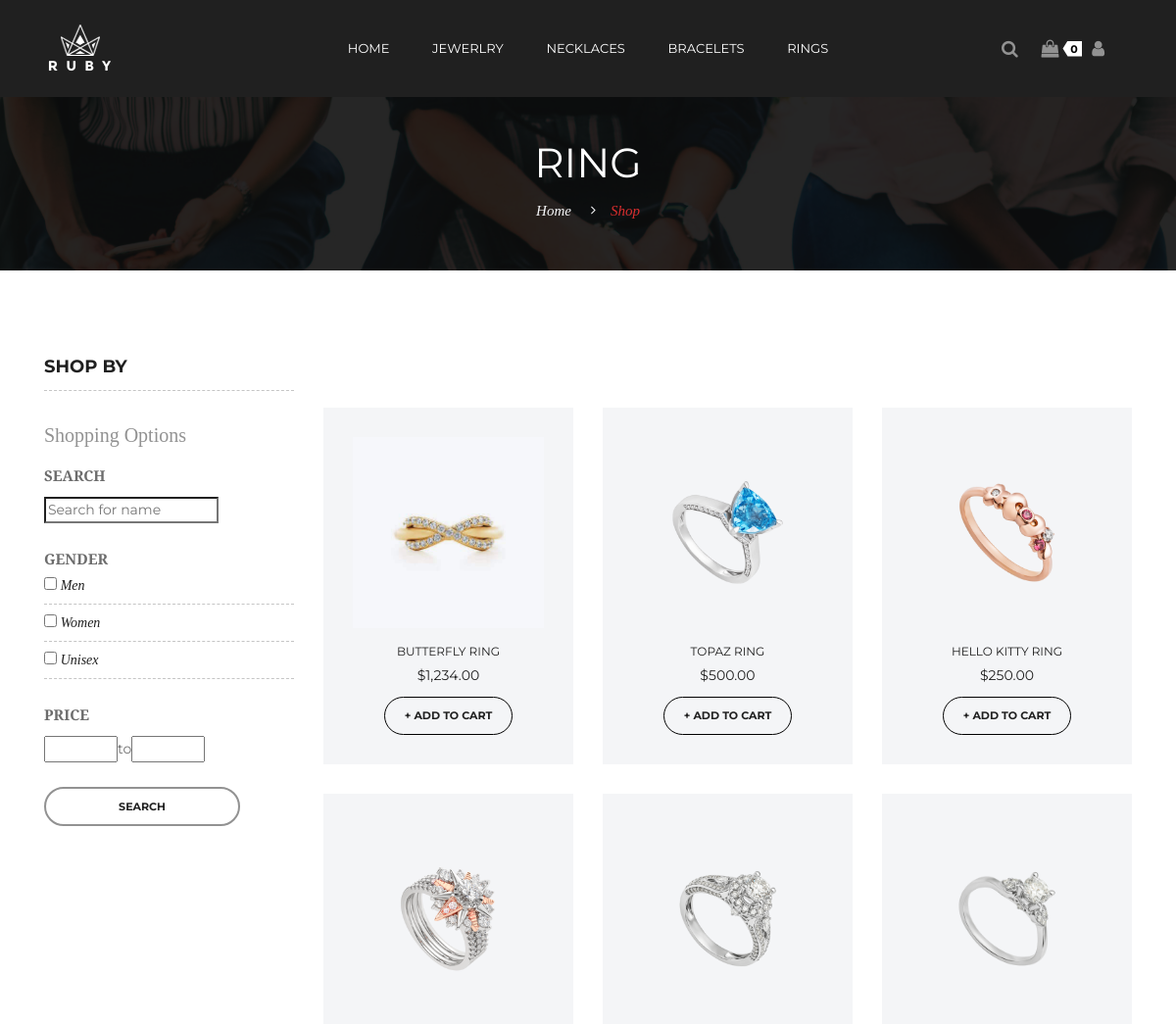
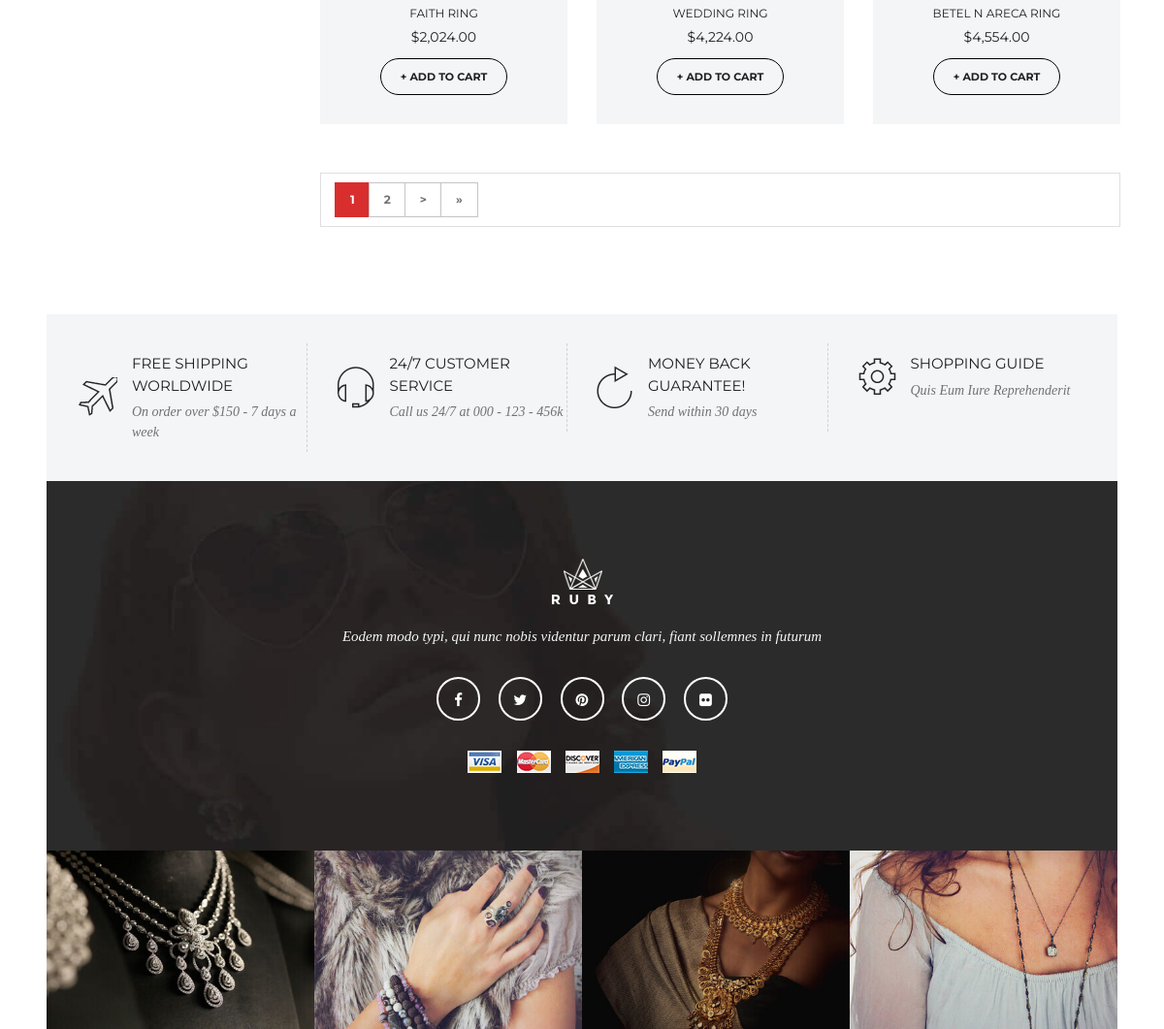
Screenshot of /Ring.php with the database file from the repository (2 pictures, top to bottom).
### tables this page shows
CREATE TABLE `sanpham` (
  `idsanpham` varchar(50) NOT NULL,
  `soluong` int(200) DEFAULT NULL,
  `tensp` varchar(100) DEFAULT NULL,
  `maloaisp` varchar(10) DEFAULT NULL,
  `dongia` double DEFAULT NULL,
  `mota` varchar(2000) DEFAULT NULL,
  `hinhanh` varchar(200) DEFAULT NULL,
  `chatlieu` varchar(20) DEFAULT NULL,
  `mausac` varchar(20) DEFAULT NULL,
  `kichthuoc` double DEFAULT NULL,
  `gioitinh` varchar(20) NOT NULL
);

### lib/DataProvider.php (called while the page is built, shortened)
<?php
	function executeQuery($sql){
        include ('db.inc');
        $conn = new mysqli($servername, $username, $password, $dbname);
		if (!($result = $conn->query($sql)))
		    echo $conn->connect_error;
		return $result;
    }
?>

### Ring.php (the view, shortened to what this page needs)
<?php
    $rowsPerPage = 6;
    $pageNum = 1;
    $self ="Ring.php";
    $where = "(maloaisp = 'RG')";
    $offset = ($pageNum - 1) * $rowsPerPage;
?>
<!DOCTYPE html>
<html class="no-js" lang="zxx">
<head>
    <link href="assets/css/vendor/bootstrap.min.css" rel="stylesheet">
    <link href="assets/css/vendor/font-awesome.css" rel="stylesheet">
    <link href="assets/css/plugins.css" rel="stylesheet">
    <link href="assets/css/style.css" rel="stylesheet">
</head>
<body>
    <?php
        include_once 'Header.php';
    ?>
    <div id="page-title-area">
        <div class="container">
            <div class="row">
                <div class="col-12 text-center">
                    <div class="page-title-content">
                        <h1>Ring</h1>
                        <ul class="breadcrumb">
                            <li><a href="index.php">Home</a></li>
                            <li><a href="shop.php" class="active">Shop</a></li>
                        </ul>
                    </div>
                </div>
            </div>
        </div>
    </div>
    <div id="page-content-wrapper" class="p-9">
        <div class="container">
            <div class="row">
                <div class="col-lg-3 mt-5 mt-lg-0 order-last order-lg-first">
                    <div id="sidebar-area-wrap">
                        <div class="single-sidebar-wrap">
                            <h2 class="sidebar-title">Shop By</h2>
                            <div class="sidebar-body">
                                <div class="shopping-option">
                                    <h3>Shopping Options</h3>
                                    <form action="Ring.php" method="get">
                                        <div class="shopping-option-item">
                                            <h4>Search</h4>
                                            <?php
                                                if(isset($_GET['key']))
                                                {
                                                  echo '<input type="search" name="key" placeholder="Search for name" value="'.$_GET['key'].'">';
                                                }else
                                                    echo '<input type="search" name="key" placeholder="Search for name">
'
                                            ?>
                                        </div>
                                        <div class="shopping-option-item">
                                            <h4>Gender</h4>
                                            <ul class="sidebar-list">
                                                <li>
                                                    <?php
                                                        if(isset($_GET['Gender'])){
                                                            if(in_array("M",$gender)){
                                                                echo '<input type="checkbox" checked value="M" name="Gender[]">';
                                                            }
                                                            else
                                                                echo '<input type="checkbox" value="M" name="Gender[]">';
                                                        }else
                                                            echo '<input type="checkbox" value="M" name="Gender[]">';
                                                    ?>
                                                    <label class="form-check-label" for="Gender[]"
                                                           style="font-family: 'Droid Serif'; font-style: italic; color: #202020; font-size: 1.4rem">Men</label>
                                                </li>
                                                <li>
                                                    <?php
                                                        if(isset($_GET['Gender'])){
                                                            if(in_array("F",$gender)){
                                                                echo '<input type="checkbox" checked value="F" name="Gender[]">';
                                                            }
                                                            else
                                                                echo '<input type="checkbox" value="F" name="Gender[]">';
                                                        }else
                                                            echo '<input type="checkbox" value="F" name="Gender[]">';
                                                    ?>
                                                    <label class="form-check-label" for="Gender[]"
                                                           style="font-family: 'Droid Serif'; font-style: italic; color: #202020; font-size: 1.4rem">Women</label>
                                                </li>
                                                <li>
                                                    <?php
                                                        if(isset($_GET['Gender'])){
                                                            if(in_array("U",$gender)){
                                                                echo '<input type="checkbox" checked value="U" name="Gender[]">';
                                                            }
                                                            else
                                                                echo '<input type="checkbox" value="U" name="Gender[]">';
                                                        }else
                                                            echo '<input type="checkbox" value="U" name="Gender[]">';
                                                    ?>                                                    <label class="form-check-label" for="Gender[]"
                                                           style="font-family: 'Droid Serif'; font-style: italic; color: #202020; font-size: 1.4rem">Unisex</label>
                                                </li>
                                            </ul>
                                        </div>
                                        <div class="shopping-option-item">
                                            <h4>Price</h4>
                                            <?php
                                                if(isset($_GET['min'])){
                                                    echo ' <input type="number" id="min" name="min" min="1" style="width: 75px"
                                                   onchange="setMin()" value="'.$_GET['min'].'">';
                                                }
                                                else{
                                                    echo ' <input type="number" onchange="setMin()" id="min" name="min" min="1" style="width: 75px"';
                                                }
                                                echo '<span>to</span>';
                                                if(isset($_GET['max'])){
                                                    echo '<input type="number" onchange="setMin()" id="max" name="max" style="width: 75px" value="'.$_GET['max'].'">';
                                                }else
                                                    echo '<input type="number" onchange="setMin()" id="max" name="max" style="width: 75px">'
                                            ?>
                                        </div>
                                        <div class="shopping-option-item">
                                            <a><input class="btn btn-add-to-cart"  type="submit" value="Search" style="width: 200px;" ></a>
                                        </div>
                                    </form>
                                </div>
                            </div>
                        </div>
                    </div>
                </div>
                <div class="col-lg-9">
                    <div class="shop-page-content-wrap">
                        <div class="shop-page-products-wrap">
                            <div class="products-wrapper">
                                <div class="row">
                                    <?php
                                        $sql = "SELECT * FROM sanpham WHERE (soluong > 0)";
                                        $sql .= " AND" . $where;
                                        $sql .= " LIMIT $offset, $rowsPerPage";
                                        $result = ExecuteQuery($sql);
                                        if($result->num_rows > 0){
                                            while($row = $result->fetch_array()){
                                                echo '<div class="col-lg-4 col-sm-6">';
                                                echo'<div class="single-product-item text-center">';
                                                echo '<figure class="product-thumb">';
                                                switch ($row['maloaisp'])
                                                {
                                                    case 'RG':
                                                        $str = '<a href="single-product.php?id='.$row['idsanpham'].'"><img src="assets/img/Ring/'.$row['hinhanh'].'"
                                                                                   alt="Products" class="img-fluid"></a>';
                                                        echo $str;
                                                        break;
                                                }
                                                echo '</figure>';
                                                echo '<div class="product-details">';
                                                echo '<h2><a href="single-product.php?id='.$row['idsanpham'].'">'.$row['tensp'].'</a></h2>';
                                                echo '<span class="price">'.'$'.number_format( $row['dongia'],2,".",",").'</span>';
                                                echo '<form method="post">';
                                                echo '<button type="submit" name="addToCart" value="addcart" class="btn btn-add-to-cart" style="border: 1px solid black;">+ Add to Cart</button>';
                                                echo '</form>';
                                                echo ' </div></div>';
                                                echo '</div>';
                                            }
                                        }else
                                        {
                                            echo '<div class="col-lg-12 col-sm-12"><h1>Browse 0 results"</h1></div>';
                                        }
                                    ?>
                                </div>
                            </div>
                        </div>
                        <div class="products-settings-option d-block d-md-flex">
                            <nav class="page-pagination">
                                <ul class="pagination">
                                    <?php
                                        $sql = "SELECT COUNT(*) AS numrows FROM sanpham";
                                            $sql .= " WHERE " . $where . " AND (soluong > 0)";
                                        $result = ExecuteQuery($sql);
                                        $row = $result->fetch_array();
                                        $numrows = $row['numrows'];
                                        if($numrows > 0){
                                            $maxPage = ceil($numrows / $rowsPerPage);
                                            if($self != "Ring.php"){
                                                $self .= "&";
                                            }
                                            else
                                                $self .= '?';
                                            if($self != "Ring.php"){
                                                $self .= "&";
                                            }
                                            else
                                                $self .= '?';
                                            $nav = '';
                                            for($page = 1; $page <= $maxPage; $page++){
                                                if($page == $pageNum)
                                                {
                                                    $nav = $nav. '<li><a class="current">'.$pageNum.'</a></li>';
                                                }
                                                else{
                                                    $nav = $nav . ' <li><a href="'.$self.'page='.$page.'">'.$page.'</a></li>';
                                                }
                                            }
                                            if($pageNum > 1){
                                                $page = $pageNum - 1;
                                                $prev = '<li><a href="'.$self.'page='.$page.'" aria-label="Previous">&lt;</a></li>';
                                                $first = '<li><a href="'.$self.'page=1" aria-label="Previous">&laquo;</a></li>';
                                            }else
                                            {
                                                $prev = '<li style="display: none"><a href="'.$self.'page='.$page.'" aria-label="Previous">&lt;</a></li>';
                                                $first = '<li style="display: none;"><a href="'.$self.'page=1" aria-label="Previous">&laquo;</a></li>';
                                            }
                                            if($pageNum < $maxPage){
                                                $page = $pageNum + 1;
                                                $next = '<li><a href="'.$self.'page='.$page.'" aria-label="Next">&gt;</a></li>';
                                                $last = '<li><a href="'.$self.'page='.$maxPage.'" aria-label="Next">&raquo;</a></li>';
                                            }else
                                            {
                                                $next = '';
                                                $last = '';
                                            }
                                            echo $first . $prev . $nav . $next . $last;
                                        }
                                    ?>
                                </ul>
                            </nav>
                        </div>
                    </div>
                </div>
            </div>
        </div>
    </div>
    <?php
        include_once 'Footer.php';
    ?>
</body>
</html>

### rows the page displays
sanpham: hinhanh (picture), tensp "BUTTERFLY RING", dongia "1,234.00"
sanpham: hinhanh (picture), tensp "TOPAZ RING", dongia "500.00"
sanpham: hinhanh (picture), tensp "HELLO KITTY RING", dongia "250.00"
sanpham: hinhanh (picture), tensp "FAITH RING", dongia "2,024.00"
sanpham: hinhanh (picture), tensp "WEDDING RING", dongia "4,224.00"
sanpham: hinhanh (picture), tensp "BETEL N ARECA RING", dongia "4,554.00"

### other values shown
count($_SESSION['cart']) "0"
$pageNum "1"
